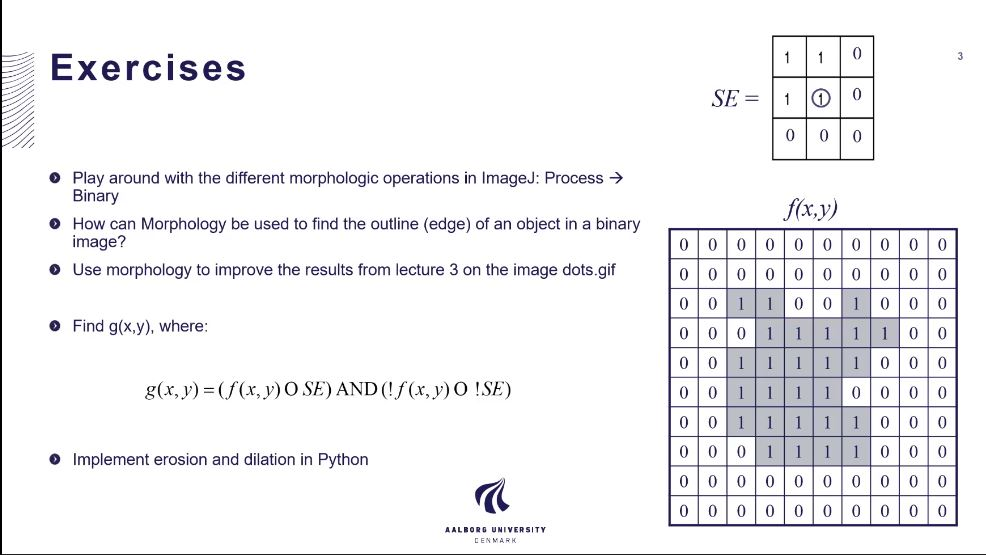
//> input picture lek_5/Exercises.JPG, 986 x 555 px
$ ./asbjorn Exercises.JPG   (built with g++ and OpenCV 4)
//> lines starting //> are read from the running program, lines starting //| are printed output that depends on the picture
#include <stdio.h>
#include <opencv2/opencv.hpp>

using namespace cv;

int sum_mat(Mat img)
{
	int tmp = 0;
	for(int y = 0; y < img.size().width; y++)
		for(int x = 0; x < img.size().height; x++)
			tmp += img.at<Vec3b>(x, y)[0];
	return tmp;
}

void deliesen(Mat img, Mat *ud, int r)
{
	for(int y = r; y < img.size().width-r; y++)
		for(int x = r; x < img.size().height-r; x++)
		{
			bool tal = false;
			for(int i = -r; i < r+1 && !tal; i++)
				for(int k = -r; k < r+1 && !tal; k++)
					if(img.at<Vec3b>(x+i,y+k)[0] > 0)
						tal = true;
			ud->at<Vec3b>(x, y)[0] = tal*255;
			ud->at<Vec3b>(x, y)[1] = tal*255;
			ud->at<Vec3b>(x, y)[2] = tal*255;
		}
}

void erosien(Mat img, Mat *ud, int r)
{
	for(int y = r; y < img.size().width-r; y++)
		for(int x = r; x < img.size().height-r; x++)
		{
			bool tal = true;
			for(int i = -r; i < r+1; i++)
				for(int k = -r; k < r+1; k++)
					if(img.at<Vec3b>(x+i,y+k)[0] == 0)
						tal = false;
			ud->at<Vec3b>(x, y)[0] = tal*255;
			ud->at<Vec3b>(x, y)[1] = tal*255;
			ud->at<Vec3b>(x, y)[2] = tal*255;
		}
}

int main(int argc, char** argv )
{
    if ( argc != 2 )
    {
        printf("program <biled sti> <2. biled sti>\n");
        return -1;
    }
    Mat img,img_grå,range,ero , del,clos,ope;
    img = imread( argv[1], 1 );
//> img is the input picture: 555 rows x 986 cols, CV_8UC3; mean B, G, R 242.5, 240.7, 240.9
	cvtColor(img, img_grå ,COLOR_BGR2GRAY);
	cvtColor(img, range, COLOR_BGR2GRAY);
	cvtColor(img, del, COLOR_BGR2GRAY);
	cvtColor(img, ero, COLOR_BGR2GRAY);
	cvtColor(img, del, COLOR_BGR2GRAY);
	cvtColor(img, del, COLOR_BGR2GRAY);
    //ud = imread( argv[1], 1 );
    if ( !img.data )
    {
        printf("No image data \n");
        return -1;
    }

	inRange(img_grå,0 , 90, range);
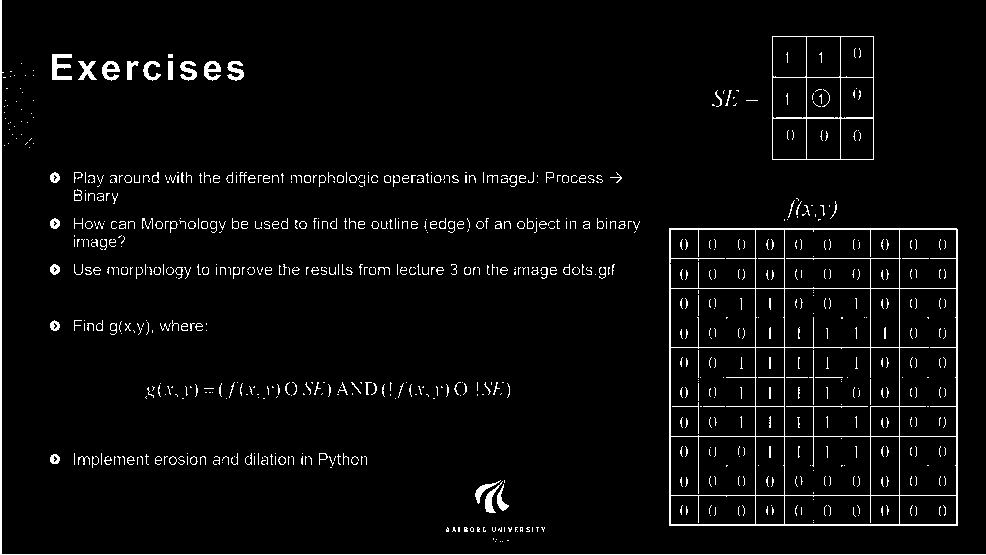
//> range: 555 rows x 986 cols, CV_8UC1; 3.7% white in thin lines or dots
	//deliesen(range, &del,1);
	erosien(range, &del,2);
//> after the loop in erosien, `for(int y = r; y < img.size().width-r; y++)`:
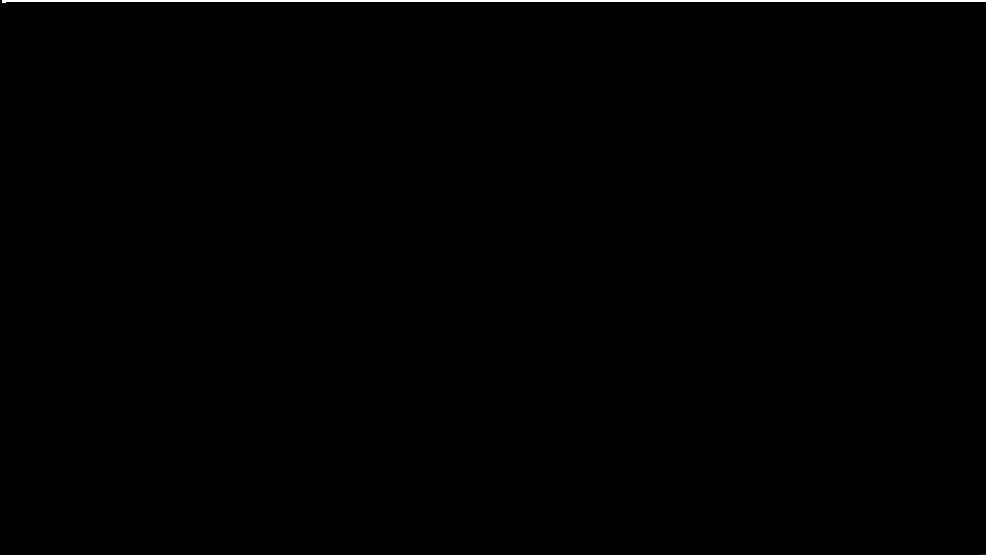
//> ud: 555 rows x 986 cols, CV_8UC1; min 0, max 255, mean 0.9
    imshow("img", img);
    imshow("img_grå", img_grå);
    imshow("del", del);
    imshow("range", range);
	// [5 lines of commented-out code are left out]
    waitKey(0);
    return 0;
}
